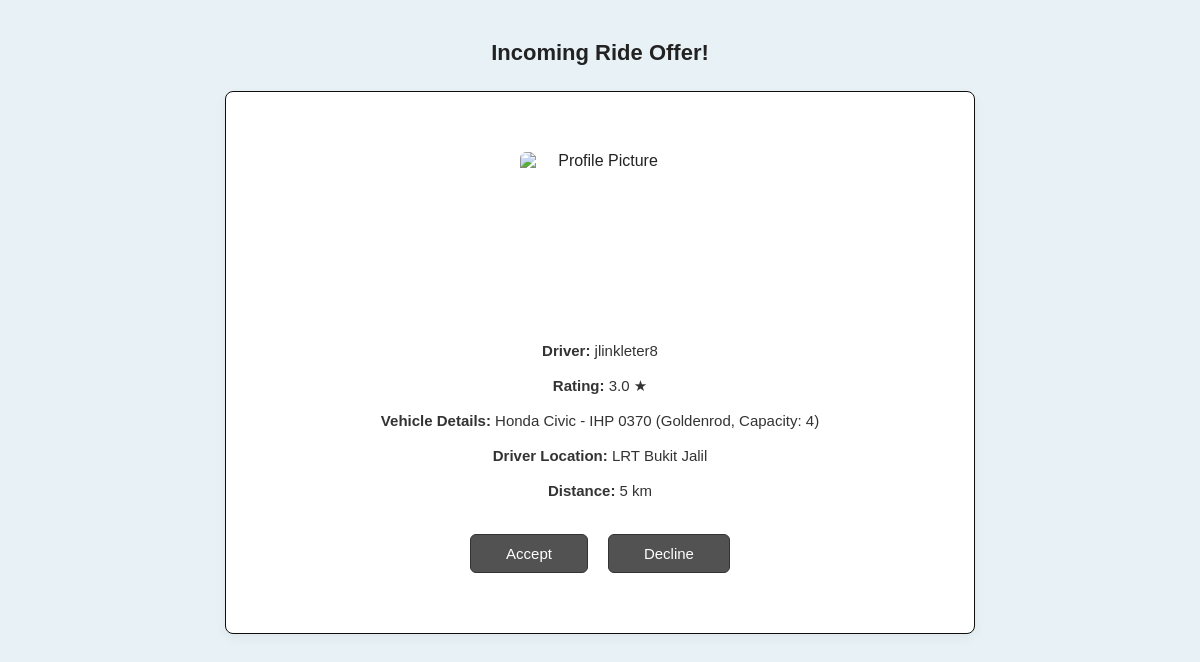
The app's page /IncomingRideOfferP.php with its own data.
### tables this page shows
CREATE TABLE `volunteerdriverprofile` (
  `VolunteerID` int(10) NOT NULL,
  `PreferredPickUpLocation` varchar(200) NOT NULL,
  `PreferredDropOffLocation` varchar(200) NOT NULL,
  `UserID` int(10) NOT NULL,
  `StarRating` decimal(2,1) NOT NULL,
  `CurrentPoints` int(10) NOT NULL,
  `NumberOfRidesDone` int(10) NOT NULL,
  `DriverStatus` varchar(20) NOT NULL,
  `DistanceBetweenKM` varchar(20) NOT NULL
);

CREATE TABLE `user` (
  `UserID` int(10) NOT NULL,
  `RoleID` int(10) NOT NULL,
  `Email` varchar(30) NOT NULL,
  `Password` varchar(20) NOT NULL,
  `Username` varchar(20) NOT NULL,
  `Name` varchar(50) NOT NULL,
  `Gender` varchar(10) NOT NULL,
  `AccountStatus` varchar(20) DEFAULT 'Active'
);

### IncomingRideOfferP.php (the view, shortened to what this page needs)
<?php
    include 'dbconn.php';
    $rawDriverData = mysqli_query($conn, "SELECT v.VolunteerID, u.Username AS DriverName, v.StarRating, v.PreferredPickUpLocation AS DriverLocation, v.DistanceBetweenKM,
    CONCAT(c.VehicleModel, ' - ', c.CarPlateNumber, '
    (', c.VehicleColour, ', Capacity: ', c.VehicleCapacity, ')')
    AS VehicleDetails FROM volunteerdriverprofile v JOIN user u ON v.UserID = u.UserID JOIN car c ON v.VolunteerID = c.VolunteerID ORDER BY RAND() LIMIT 1");
    $driverData = mysqli_fetch_assoc($rawDriverData);
    $volunteerID = $driverData['VolunteerID'] ?? '';
    $driverName = $driverData['DriverName'] ?? '';
    $driverRating = isset($driverData['StarRating']) ? $driverData['StarRating'] . ' ★' : '';
    $vehicleDetails = $driverData['VehicleDetails'] ?? '';
    $driverAddress = $driverData['DriverLocation'] ?? '';
    $distance = isset($driverData['DistanceBetweenKM']) ? $driverData['DistanceBetweenKM'] . ' km' : '';
?>
<!DOCTYPE html>
<html lang="en">
<head>
    <link rel="stylesheet" href="styleP.css">
</head>
<body>
    <div class="page-container">
        <div class="offer-title">Incoming Ride Offer!</div>
        <div class="offer-box">
            <div class="placeholder-img">
                <img src="profilepic1.jpg" alt="Profile Picture">
            </div>
            <div class="offer-details">
                <p><b>Driver:</b> <?php echo htmlspecialchars($driverName); ?></p>
                <p><b>Rating:</b> <?php echo htmlspecialchars($driverRating); ?></p>
                <p><b>Vehicle Details:</b> <?php echo htmlspecialchars($vehicleDetails); ?></p>
                <p><b>Driver Location:</b> <?php echo htmlspecialchars($driverAddress); ?></p>
                <p><b>Distance:</b> <?php echo htmlspecialchars($distance); ?></p>
            </div>
            <div class="button-group">
                <button type="button" class="offer-btn" onclick="window.location.href='processRideRequestP.php?driver_id=<?php echo $volunteerID; ?>&distance=<?php echo urlencode($distance); ?>';">Accept</button>
                <button type="button" class="offer-btn" onclick="window.location.href='ChooseAMethod.html';">Decline</button>
            </div>
        </div>
    </div>
</body>
</html>

### styleP.css (style rules this page uses)
body { font-family: 'Segoe UI', Arial, sans-serif; background-color: #e8f1f5; color: #222222; margin: 0; padding: 50px; min-height: 100vh; box-sizing: border-box; }

### IncomingRideOfferP.php (style rules this page uses)
body { background-color: #e8f1f5; font-family: Arial, sans-serif; margin: 0; padding: 0; }
.page-container { text-align: center; padding-top: 40px; }
.offer-title { font-size: 22px; color: #222; margin-bottom: 25px; font-weight: bold; }
.offer-box { width: 750px; max-width: 95%; margin: 0 auto; padding: 60px 50px; background: #ffffff; border: 1px solid #0f0e0e; border-radius: 8px; box-sizing: border-box; box-shadow: 0 4px 12px rgba(0, 0, 0, 0.05); text-align: center; }
.placeholder-img { width: 160px; height: 160px; margin: 0 auto 25px auto; display: flex; align-items: center; justify-content: center; }
.placeholder-img img { width: 100%; height: 100%; object-fit: cover; border-radius: 6px; }
.offer-details { text-align: center; margin: 0 auto 30px auto; font-size: 15px; color: #333; line-height: 1.8; width: 100%; box-sizing: border-box; }
.offer-details p { margin: 8px 0; }
.button-group { display: flex; justify-content: center; gap: 20px; }
.offer-btn { background-color: #525252; color: white; padding: 10px 35px; cursor: pointer; border-radius: 6px; border: 1px solid #333333; font-size: 15px; font-weight: 500; }

### records on screen
volunteerdriverprofile: UserID.Username "jlinkleter8", StarRating "3.0 ★", PreferredPickUpLocation "LRT Bukit Jalil", DistanceBetweenKM "5 km"

### other values on screen
$vehicleDetails "Honda Civic - IHP 0370 (Goldenrod, Capacity: 4)"
